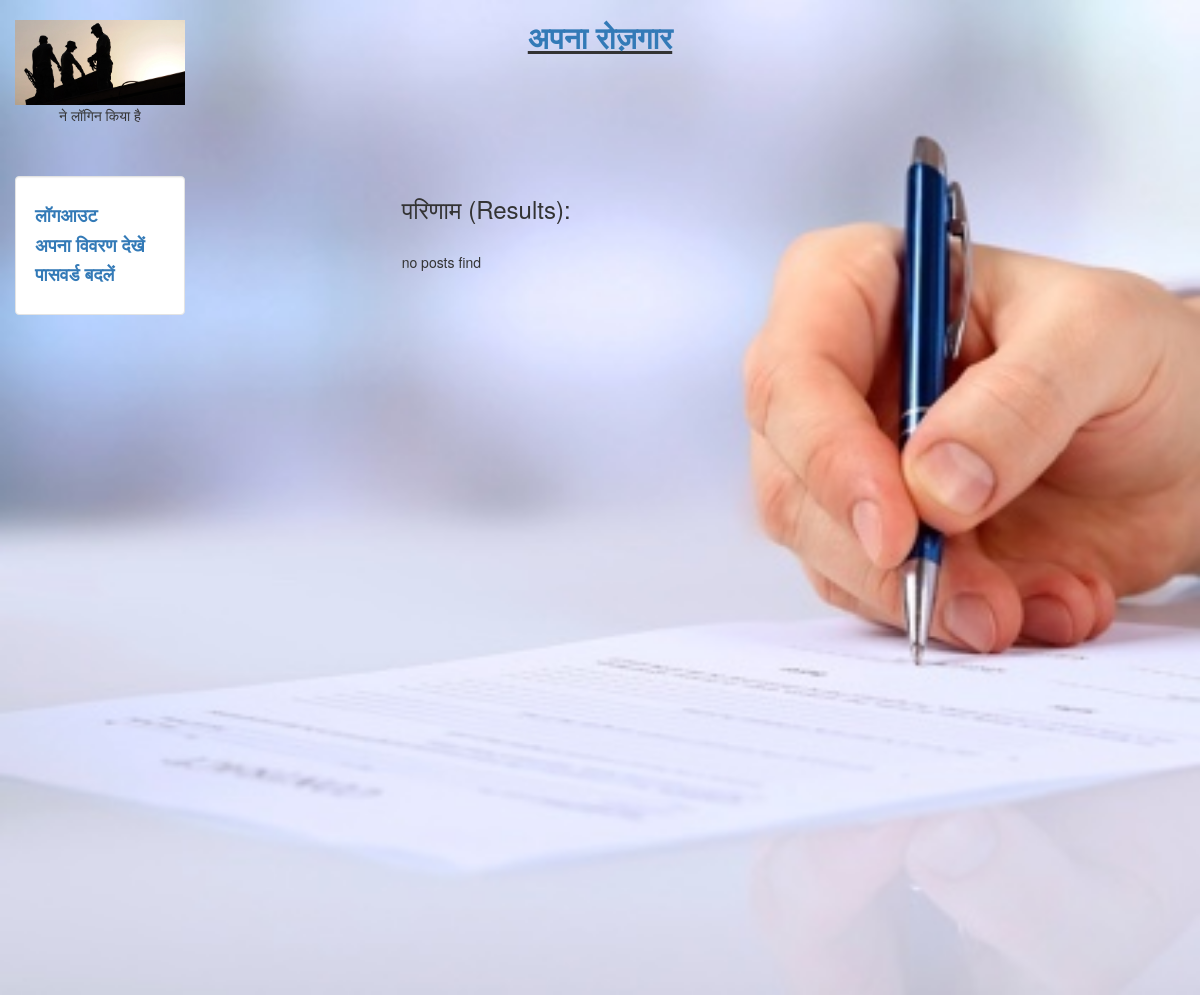
The app's page /see_work_post (signed in), older data.
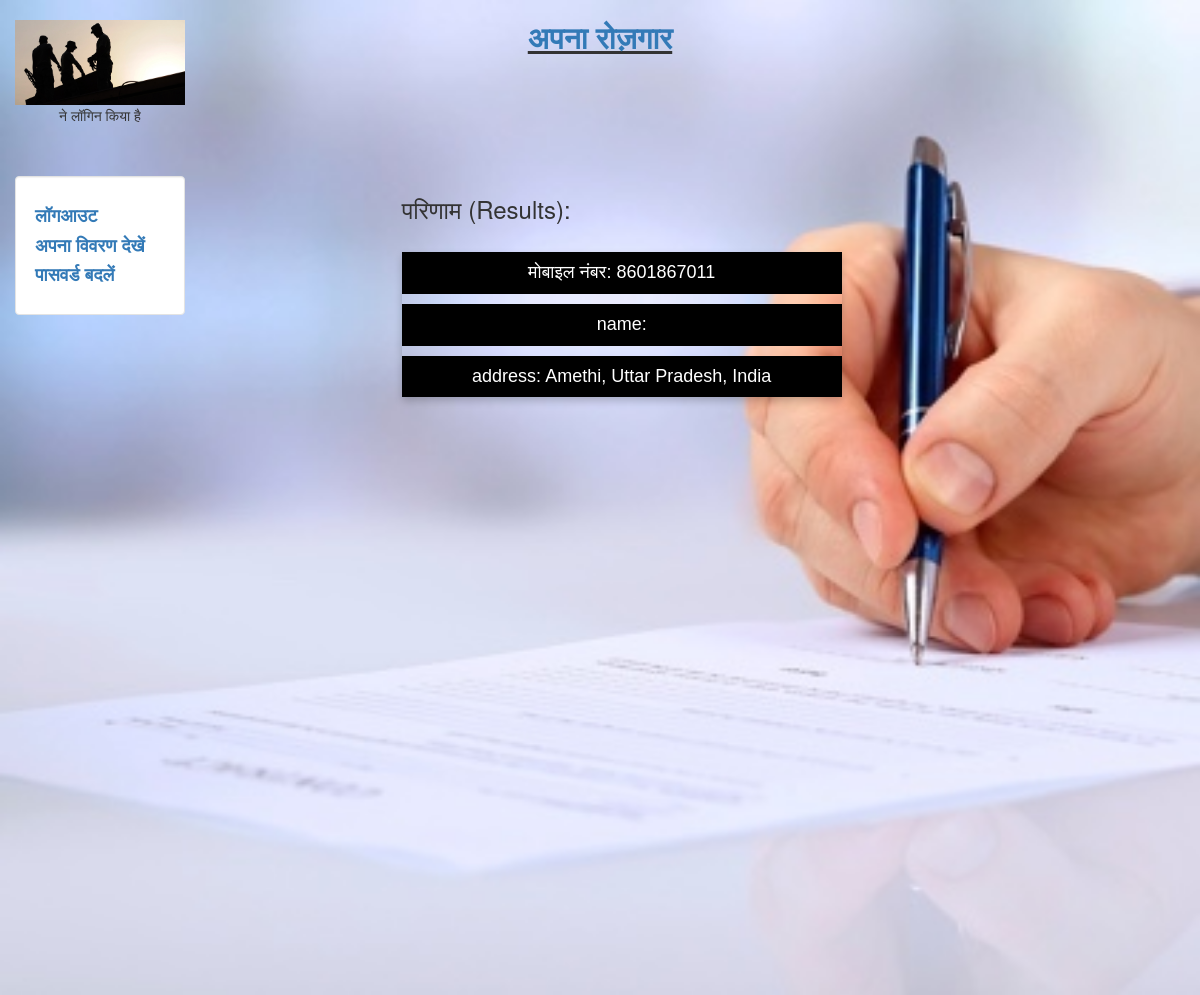
The same page, newer data.
### search/models.py (models this page shows, shortened)
class Posts(models.Model):
	post_id=models.AutoField(primary_key=True)
	username = models.CharField(max_length=100)
	name = models.CharField(max_length = 100,blank = True, null = True)
	s_contact = models.CharField(max_length=50,blank = True,null = True)
	rskill = models.CharField(max_length = 100,blank = True, null = True)
	street = models.CharField(max_length=250,blank = True, null = True)
	location = models.CharField(max_length=250,blank = True, null = True)
	start_date = models.DateField(blank = True, null = True)
	end_date = models.DateField(blank = True, null = True)
	Nworker = models.IntegerField(blank = True, null = True)
	Twork = models.CharField(max_length = 250,blank = True, null = True)
	description = models.TextField(max_length = 500,blank = True, null = True)
	lat = models.CharField(max_length = 50, blank = True, null= True)
	lng = models.CharField(max_length = 50, blank = True, null= True)
	status = models.CharField(max_length = 50,blank = True, null = True)
	distance = models.IntegerField(blank = True, null = True)

### search/views.py (the view)
# urls.py: url(r'^see_work_post',see_work_post,name = 'see_work_post'),
def see_work_post(request):
  pos=Posts.objects.filter(username=request.user.username)
  warn=""
  if len(pos)==0:
    warn="no posts find"
  return render(request,'search/postresult.html',{'pos':pos,'warn':warn})

### search/templates/search/postresult.html (shortened to what this page needs)
{% extends "login/header.html" %}
{% block content %}
<div class ='col-sm-6 col-sm-offset-2'>
  <link rel="stylesheet" href="https://cdnjs.cloudflare.com/ajax/libs/font-awesome/4.7.0/css/font-awesome.min.css">
<h3>परिणाम (Results): </h3><br>
   {{ warn }}
{% for data in pos %}
  <div class="card">
  <p><button class = "but">मोबाइल नंबर: {{data.s_contact}}</button></p>
  <p><button class = "but">name: {{data.name}}</button></p>
  <p><button class = "but">address: {{data.location}}</button></p>
  </div>
    <br>
{% endfor %}
</div>
{% endblock %}

### login/templates/login/header.html (shortened to what this page needs)
<!DOCTYPE html>
<html lang="en">
 <head>
   {% load staticfiles %}
   <link rel="stylesheet" href="{% static 'login/css/bootstrap.min.css' %}" type = "text/css"/>
  </head>
<body class="body" style="background-color:#F8F2C3">
	<img class = 'bg' src = "{% static 'login/img/img.jpg' %}">
	<div class="container-fluid" style="min-height:95%; ">
		<div class="row">
			  <div class="col-sm-2">
				<br>
				  <center>
					<img src="{% static 'login/img/profile.jpg' %}" class="img-responsive" style='max-height:100px;' alt="logo">
					{% if request.user.username %}
				  	<p><b> {{request.user.first_name}}</b> ने लॉगिन किया है</p>
					{% endif %}
				  </center>
			  </div>
			  <div class="col-sm-8">
				  <center>
				  <h2><b><u><a href="/about">अपना रोज़गार</a></b><u></h2>
				  </center>
			  </div>
		      </div>
		<div class="row">
		  <div class="col-sm-2">
			<div class="well bs-sidebar" id="sidebar" style="background-color:#fff">
			  <ul class="nav nav-pills nav-stacked">
			  	{% if request.user.username %}
			  	<h4><b><li><a href='/logout'   >लॉगआउट</a></li></b></h4>
			  	<h4><b><li><a href = '/view'>अपना विवरण देखें</a></li></b></h4>
                               <h4><b> <li><a href = '/change_password'>पासवर्ड बदलें</a></li></b></h4>
			  	{%else%}
				<h4><b><li><a href='/login'>लॉग इन करें</a></li></b></h4>
				<h4><b><li><a href='/register'>रजिस्टर करे</a></li></b></h4>
                                <h4><b><li><a href='/forgot_password'>पासवर्ड भूल गए?</a></li></b></h4>
				{%endif%}
			  </ul>
			</div>
		  </div>
		  <div class="col-sm-10">
			<div class='container-fluid'>
			   {% block content %}
			   {% endblock %}
			</div>
		  </div>
		</div>
	</div>
	<footer>
         <br>
         <br>
		<div class="container-fluid" style='margin-left:15px'>
			<p><a href="/about" target="blank">अपना रोज़गार</a> | <a href="https://www.iiita.ac.in/" target="blank">IIIT-इलाहाबाद</a></p>
		</div>
	</footer>
</body>
</html>

### login/templates/login/header.html (style rules this page uses)
html, body { height:100% }
.bg { position: absolute; width: 100%; z-index: 0; }

### search/templates/search/postresult.html (style rules this page uses)
.card { box-shadow: 0 4px 8px 0 rgba(0, 0, 0, 0.2); max-width: 500px; margin: auto; text-align: center; font-family: arial; }
.but { border: none; outline: 0; display: inline-block; padding: 8px; color: white; background-color: #000; text-align: center; cursor: pointer; width: 100%; font-size: 18px; }

Row changes from the older to the newer data that the page shows:
added Posts: s_contact "8601867011", location "Amethi, Uttar Pradesh, India"
Text that changed along with them:
{{ warn }}: "no posts find" → (not shown)
